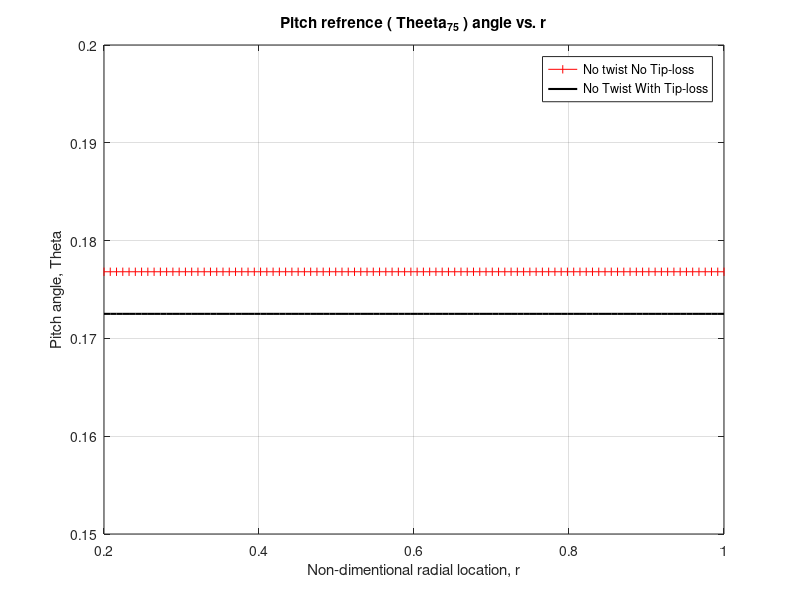
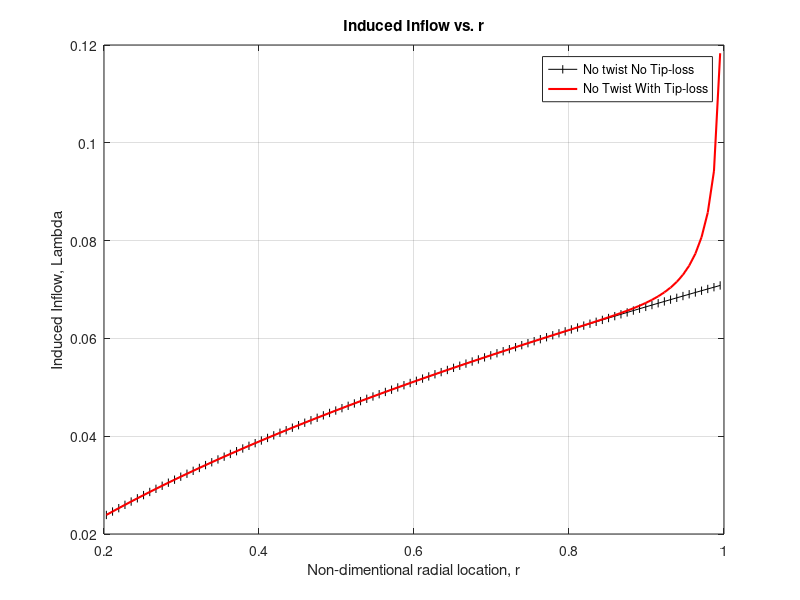
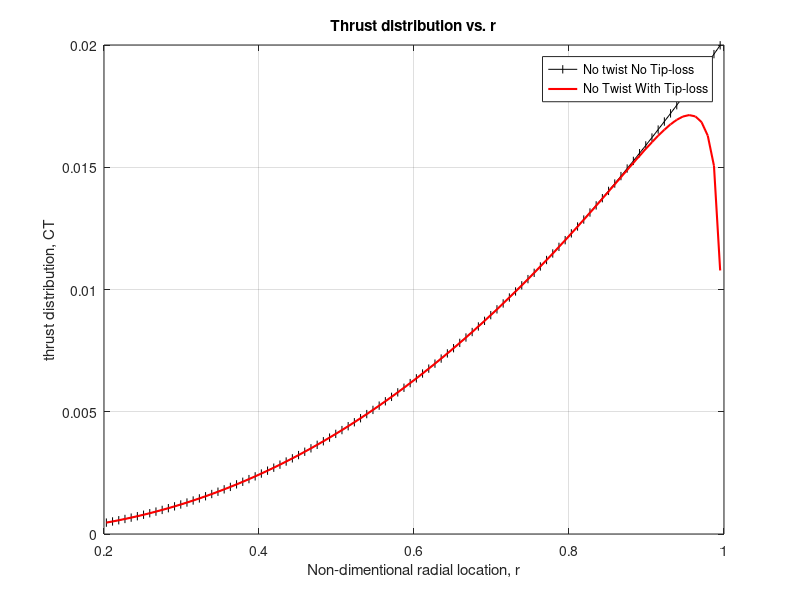
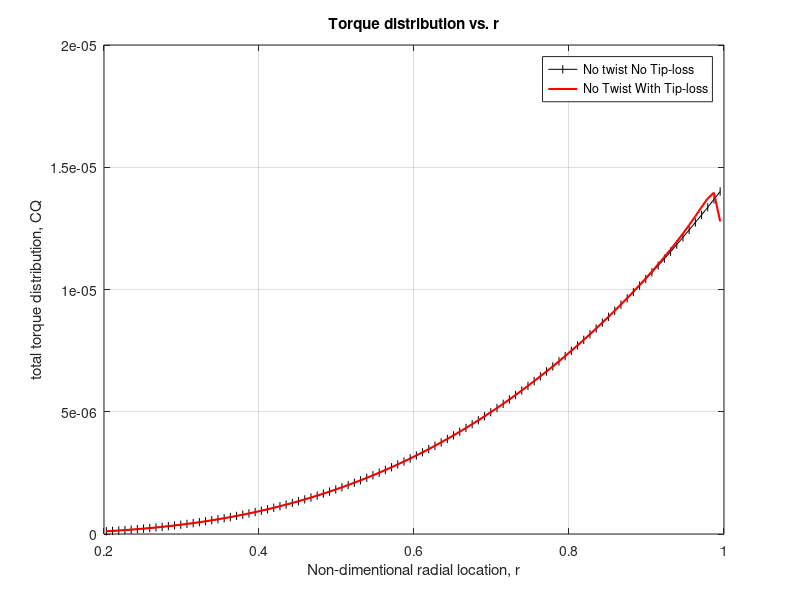

Reproduce these figures in MATLAB, in order.
% Problem 2
clear all
%% Given data
rho= 1.225; % Density of air
Nb= 4; % Number of blades
R= 6; % Blade radius
c= 0.4; % Blade chord
Cd0= 0.01; % Profile Drag coefficient
Cla= 5.73; % Lift curve slope
omega= 10*pi; % Rotor angular rate
R_ct= 0.2*R; % Root cut-out 
CT_h= 0.006; % Hover CT 
n= 100; % number of radial stations/segments

%% calculated data

r_ct= 0.2; % Non-dimensional root cutout
sigma= Nb*c*(R-R_ct)/(pi*R^2); % Rotor Solidity
lambda_h= sqrt(CT_h/2); % induced inflow for hover
dy= (1-0.2)/n; % Non-dimensional length of each segment
theta_0= (6*CT_h/sigma/Cla)+(3*sqrt(CT_h/2))/2; % reference pitch angle from BET&MT
error= 10^-6; % error acceptance value
% Gaussian Quadrature Coefficients

weight= [0.171324492 0.360761573 0.467913935 0.467913935 0.360761573 0.171324492];
node=[-0.9324695142031520278123,-0.661209386466264513661,-0.2386191860831969086305,....
    0.238619186083196908631,0.661209386466264513661,0.9324695142031520278123];


%% Numerical Solution

% Initialization of values
k=1; % array initializer for plots
CT(n)= 0;
CPi(n)= 0;
f_ct(6)= 0;
f_cp(6)= 0;

CT_TL(n)= 0; % while considering tip loss effect 
CPi_TL(n)= 0;
f_ct_TL(6)= 0;
f_cp_TL(6)= 0;

lambda_collect= 0;              % inflow analytical
lambda_collect_TL= 0;           % inflow using Prandtl's function

for i=1:1:n % span devided into n number of radial stations/segments
    %% Gaussian Quadrature for each segment
    
    a= 0.2+dy*(i-1); % integration lower limit
    b= 0.2+dy*i; % integration upper limit
    t= ((b-a)/2)*node + ((b+a)/2); % change of variables: new locations are t(i) from x(i)
    theta_tw=0; % no twist
    theta= theta_0 + theta_tw*(t-0.75); % final theta for initial guess
    for j=1:1:6
        % No twist: theta_tw= 0deg
        theta_tip= theta(j)*t(j); % calculating theta_tip
        lambda_t= (sigma*Cla/16)*((1+(32*theta(j)*t(j)/sigma/Cla))^0.5-1); % inflow varying with r
        e=lambda_h; % error initialization
        lambda_TL_t= lambda_t; % initially starting with F=1;
        while e>error
                f= (Nb/2)*(1-t(j))/lambda_TL_t;
                F= (2/pi)*acos(exp(-f)); % tip loss coefficients
                lambda_clc= (sigma*Cla/16/F)*((1+(32*F*theta_tip/sigma/Cla))^0.5-1); % prandtl's tip loss function
                e= abs(lambda_TL_t-lambda_clc); % error calculation
                lambda_TL_t= lambda_clc; %  lambda for next iteration
        end
        lambda_collect=  lambda_collect + lambda_t; % collecting lambda for plotting
        lambda_collect_TL=  lambda_collect_TL + lambda_TL_t;
        dCT_dr(j)= 0.5*sigma*Cla*(theta_tip-lambda_t)*t(j); % CT distribution
        dCT_dr_TL(j)= 0.5*sigma*Cla*(theta_tip-lambda_TL_t)*t(j);
        
        f_ct(j)= dCT_dr(j);
        f_ct_TL(j)= dCT_dr_TL(j);
        
        CT(i)= CT(i) + weight(j)*f_ct(j)*0.5*(b-a); % performing numerical integration for CT
        CT_TL(i)= CT_TL(i) + weight(j)*f_ct_TL(j)*0.5*(b-a);
        
        f_cp(j)= (0.5*sigma*Cla*(theta_tip-lambda_t)*t(j)*lambda_t)+(0.5*sigma*Cd0*(t(j)^3));
        f_cp_TL(j)= (0.5*sigma*Cla*(theta_tip-lambda_TL_t)*t(j)*lambda_TL_t)+(0.5*sigma*Cd0*(t(j)^3));
        
        CPi(i)= CPi(i) + weight(j)*f_cp(j)*0.5*(b-a); % performing numerical integration for CPi
        CPi_TL(i)= CPi_TL(i) + weight(j)*f_cp_TL(j)*0.5*(b-a);
    end
    
    loc(k)= t(3); % locations for plot
    lambda_mean(k)= lambda_collect/6;        % Inflow analytical  
    lambda_mean_TL(k)= lambda_collect_TL/6;  % Inflow using Prandtl's function
    
    lambda_collect=0; % collect values to zero for next iteration
    lambda_collect_TL=0;
    
    % getting the plot variables for CT, CPi for both tiploss and no
    % tiploss
    CT_mean(k)= mean(dCT_dr);
    CT_TL_mean(k)= mean(dCT_dr_TL);
    
    CP_mean(k)=CPi(i);
    CP_TL_mean(k)=CPi_TL(i);
    k= k+1; % Incrementing the location
end
%% Results and Plots

%% plot 1: pitch  vs. r
figure('Name','Pitch refrence Angle theeta vs. r')
r= linspace(r_ct,1,100); 

% No twist: theta_tw= 0deg
CT_total= sum(CT);
CT_TL_total= sum(CT_TL); 

lambda= (CT_total/2)^0.5;
lambda_TL= (CT_TL_total/2)^0.5;

theta75_result= ((6*CT_total/sigma/Cla)+(3*lambda)/2).*ones(1,length(r));
theta75_result_TL= ((6*CT_TL_total/sigma/Cla)+(3*lambda_TL)/2).*ones(1,length(r));

plot(r,theta75_result,'r-|',r,theta75_result_TL,'k-','LineWidth',1.5);
grid on
title('Pitch refrence ( Theeta_7_5 ) angle vs. r')
xlabel('Non-dimentional radial location, r')
ylabel('Pitch angle, Theta')
ylim([0.15 0.20])
legend('No twist No Tip-loss','No Twist With Tip-loss')

%% plot 2: lambda vs. r
figure('Name','Lambda vs. r','NumberTitle','off')
plot(loc,lambda_mean,'k-|',loc,lambda_mean_TL,'r-','LineWidth',1.5)
title('Induced Inflow vs. r')
xlabel('Non-dimentional radial location, r')
ylabel('Induced Inflow, Lambda')
legend('No twist No Tip-loss','No Twist With Tip-loss')
grid on

%% Plot 3: CT distn. vs. r 
figure('Name','dCT/dr vs. r')
plot(loc,CT_mean,'k-|',loc,CT_TL_mean,'r-','LineWidth',1.5)
title('Thrust distribution vs. r')
xlabel('Non-dimentional radial location, r')
ylabel('thrust distribution, CT')
legend('No twist No Tip-loss','No Twist With Tip-loss')
grid on

%% Plot 4: CP distribution Vs. r
figure('Name','dCQ/dr vs. r')
plot(loc,CP_mean,'k-|',loc,CP_TL_mean,'r-','LineWidth',1.5)
title('Torque distribution vs. r')
xlabel('Non-dimentional radial location, r')
ylabel('total torque distribution, CQ')
legend('No twist No Tip-loss','No Twist With Tip-loss')
grid on
